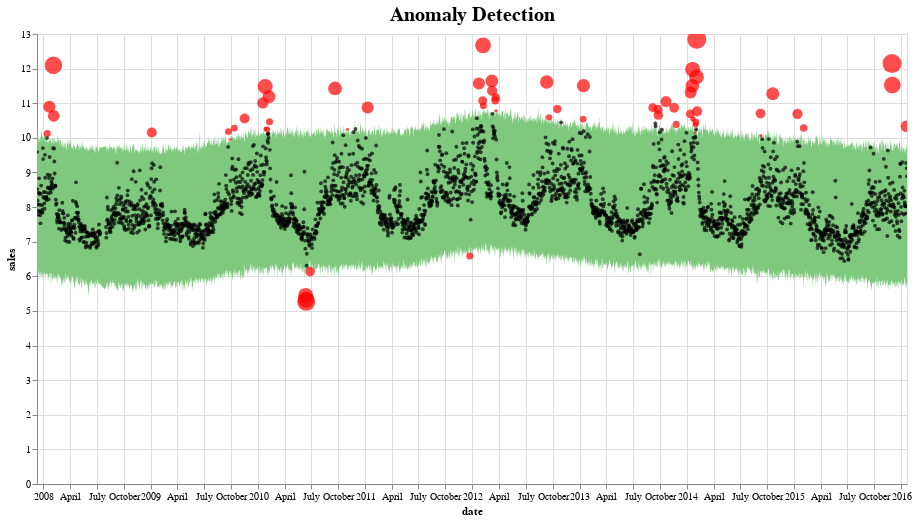

Here is the notebook cell this chart was saved with:
### Code cell
import pandas as pd
import os
import matplotlib.pyplot as plt
from read_dataframe import read_dataframe
from fit_predict_model import fit_predict_model
from detect_anomalies import detect_anomalies
from plot_anomalies import plot_anomalies


path_examples = os.path.abspath("../examples")
df = read_dataframe(path_examples, data_idx=2)

pred = fit_predict_model(df)
pred = detect_anomalies(pred)
plot_anomalies(pred)

### Figure 1 — Vega-Lite specification as saved in the notebook (floating-point values rounded to 4 significant figures; data arrays with more than 128 entries replaced by an {"elided": "..."} marker saying what was removed)
{"config": {"view": {"continuousWidth": 400, "continuousHeight": 300}, "title": {"fontSize": 20}}, "layer": [{"data": {"name": "data-97d4747622516d54414945df1ea848a5"}, "mark": {"type": "area", "color": "#7FC97F", "interpolate": "basis"}, "encoding": {"tooltip": [{"type": "temporal", "field": "ds"}, {"type": "quantitative", "field": "fact"}, {"type": "quantitative", "field": "yhat_lower"}, {"type": "quantitative", "field": "yhat_upper"}], "x": {"type": "temporal", "field": "ds", "title": "date"}, "y": {"type": "quantitative", "field": "yhat_upper"}, "y2": {"field": "yhat_lower"}}, "selection": {"selector007": {"type": "interval", "bind": "scales", "encodings": ["x", "y"]}}, "title": "Anomaly Detection"}, {"data": {"name": "data-6ade14fe62269d1b77d61a117083b9eb"}, "mark": {"type": "circle", "color": "Black", "opacity": 0.7, "size": 15}, "encoding": {"tooltip": [{"type": "temporal", "field": "ds"}, {"type": "quantitative", "field": "fact"}, {"type": "quantitative", "field": "yhat_lower"}, {"type": "quantitative", "field": "yhat_upper"}], "x": {"type": "temporal", "field": "ds"}, "y": {"type": "quantitative", "field": "fact", "title": "sales"}}, "selection": {"selector008": {"type": "interval", "bind": "scales", "encodings": ["x", "y"]}}}, {"data": {"name": "data-0f2ee30562abadb12955f0fc0ca0aaa2"}, "mark": {"type": "circle", "color": "Red", "size": 30}, "encoding": {"size": {"type": "quantitative", "field": "importance", "legend": null}, "tooltip": [{"type": "temporal", "field": "ds"}, {"type": "quantitative", "field": "fact"}, {"type": "quantitative", "field": "yhat_lower"}, {"type": "quantitative", "field": "yhat_upper"}], "x": {"type": "temporal", "field": "ds"}, "y": {"type": "quantitative", "field": "fact", "title": "sales"}}, "selection": {"selector009": {"type": "interval", "bind": "scales", "encodings": ["x", "y"]}}}], "height": 450, "width": 870, "$schema": "https://vega.github.io/schema/vega-lite/v4.8.1.json", "datasets": {"data-97d4747622516d54414945df1ea848a5": {"elided": "2905 records"}, "data-6ade14fe62269d1b77d61a117083b9eb": {"elided": "2843 records"}, "data-0f2ee30562abadb12955f0fc0ca0aaa2": [{"ds": "2008-01-14T00:00:00", "trend": 7.988, "yhat": 7.988, "yhat_lower": 6.071, "yhat_upper": 9.856, "fact": 10.13, "anomaly": 1, "importance": 0.02681}, {"ds": "2008-01-21T00:00:00", "trend": 7.975, "yhat": 7.975, "yhat_lower": 6.002, "yhat_upper": 9.982, "fact": 10.9, "anomaly": 1, "importance": 0.084}, {"ds": "2008-02-04T00:00:00", "trend": 7.95, "yhat": 7.95, "yhat_lower": 6.097, "yhat_upper": 9.998, "fact": 12.1, "anomaly": 1, "importance": 0.1735}, {"ds": "2008-02-05T00:00:00", "trend": 7.948, "yhat": 7.948, "yhat_lower": 6.014, "yhat_upper": 9.811, "fact": 10.64, "anomaly": 1, "importance": 0.07752}, {"ds": "2009-01-04T00:00:00", "trend": 7.708, "yhat": 7.708, "yhat_lower": 5.67, "yhat_upper": 9.585, "fact": 10.15, "anomaly": 1, "importance": 0.05605}, {"ds": "2009-09-22T00:00:00", "trend": 8.006, "yhat": 8.006, "yhat_lower": 5.826, "yhat_upper": 9.916, "fact": 10.18, "anomaly": 1, "importance": 0.0259}, {"ds": "2009-09-28T00:00:00", "trend": 8.017, "yhat": 8.017, "yhat_lower": 6.151, "yhat_upper": 9.934, "fact": 9.949, "anomaly": 1, "importance": 0.001491}, {"ds": "2009-10-12T00:00:00", "trend": 8.043, "yhat": 8.043, "yhat_lower": 6.402, "yhat_upper": 10.02, "fact": 10.28, "anomaly": 1, "importance": 0.02499}, {"ds": "2009-11-16T00:00:00", "trend": 8.092, "yhat": 8.092, "yhat_lower": 6.202, "yhat_upper": 9.971, "fact": 10.56, "anomaly": 1, "importance": 0.05563}, {"ds": "2010-01-17T00:00:00", "trend": 8.159, "yhat": 8.159, "yhat_lower": 5.948, "yhat_upper": 10.21, "fact": 11.01, "anomaly": 1, "importance": 0.07262}, {"ds": "2010-01-25T00:00:00", "trend": 8.167, "yhat": 8.167, "yhat_lower": 6.25, "yhat_upper": 9.993, "fact": 11.48, "anomaly": 1, "importance": 0.1298}, {"ds": "2010-01-26T00:00:00", "trend": 8.168, "yhat": 8.168, "yhat_lower": 6.252, "yhat_upper": 10.19, "fact": 10.26, "anomaly": 1, "importance": 0.007123}, {"ds": "2010-02-01T00:00:00", "trend": 8.174, "yhat": 8.174, "yhat_lower": 6.137, "yhat_upper": 10.04, "fact": 10.24, "anomaly": 1, "importance": 0.01943}, {"ds": "2010-02-07T00:00:00", "trend": 8.175, "yhat": 8.175, "yhat_lower": 6.312, "yhat_upper": 10.15, "fact": 11.19, "anomaly": 1, "importance": 0.09346}, {"ds": "2010-02-09T00:00:00", "trend": 8.175, "yhat": 8.175, "yhat_lower": 6.092, "yhat_upper": 10.18, "fact": 10.46, "anomaly": 1, "importance": 0.02669}, {"ds": "2010-06-12T00:00:00", "trend": 8.192, "yhat": 8.192, "yhat_lower": 6.158, "yhat_upper": 10.07, "fact": 5.447, "anomaly": -1, "importance": 0.1307}, {"ds": "2010-06-13T00:00:00", "trend": 8.192, "yhat": 8.192, "yhat_lower": 6.103, "yhat_upper": 10.04, "fact": 5.323, "anomaly": -1, "importance": 0.1466}, {"ds": "2010-06-14T00:00:00", "trend": 8.192, "yhat": 8.192, "yhat_lower": 6.238, "yhat_upper": 10.27, "fact": 5.263, "anomaly": -1, "importance": 0.1854}, {"ds": "2010-06-27T00:00:00", "trend": 8.194, "yhat": 8.194, "yhat_lower": 6.461, "yhat_upper": 10.02, "fact": 6.138, "anomaly": -1, "importance": 0.05265}, {"ds": "2010-09-20T00:00:00", "trend": 8.205, "yhat": 8.205, "yhat_lower": 6.238, "yhat_upper": 10.2, "fact": 11.43, "anomaly": 1, "importance": 0.1075}, {"ds": "2010-11-02T00:00:00", "trend": 8.211, "yhat": 8.211, "yhat_lower": 6.184, "yhat_upper": 10.22, "fact": 10.25, "anomaly": 1, "importance": 0.002334}, {"ds": "2011-01-09T00:00:00", "trend": 8.218, "yhat": 8.218, "yhat_lower": 6.207, "yhat_upper": 9.983, "fact": 10.88, "anomaly": 1, "importance": 0.08228}, {"ds": "2011-12-23T00:00:00", "trend": 8.693, "yhat": 8.693, "yhat_lower": 6.769, "yhat_upper": 10.64, "fact": 6.586, "anomaly": -1, "importance": 0.02782}, {"ds": "2012-01-23T00:00:00", "trend": 8.729, "yhat": 8.729, "yhat_lower": 6.855, "yhat_upper": 10.61, "fact": 11.57, "anomaly": 1, "importance": 0.08292}, {"ds": "2012-02-05T00:00:00", "trend": 8.744, "yhat": 8.744, "yhat_lower": 6.62, "yhat_upper": 10.58, "fact": 11.08, "anomaly": 1, "importance": 0.04438}, {"ds": "2012-02-06T00:00:00", "trend": 8.745, "yhat": 8.745, "yhat_lower": 6.838, "yhat_upper": 10.85, "fact": 12.67, "anomaly": 1, "importance": 0.1441}, {"ds": "2012-02-07T00:00:00", "trend": 8.747, "yhat": 8.747, "yhat_lower": 6.922, "yhat_upper": 10.64, "fact": 10.92, "anomaly": 1, "importance": 0.02563}, {"ds": "2012-03-07T00:00:00", "trend": 8.759, "yhat": 8.759, "yhat_lower": 6.902, "yhat_upper": 10.57, "fact": 11.64, "anomaly": 1, "importance": 0.09246}, {"ds": "2012-03-08T00:00:00", "trend": 8.758, "yhat": 8.758, "yhat_lower": 6.863, "yhat_upper": 10.69, "fact": 11.36, "anomaly": 1, "importance": 0.05916}, {"ds": "2012-03-19T00:00:00", "trend": 8.745, "yhat": 8.745, "yhat_lower": 6.838, "yhat_upper": 10.65, "fact": 11.08, "anomaly": 1, "importance": 0.0389}, {"ds": "2012-03-20T00:00:00", "trend": 8.744, "yhat": 8.744, "yhat_lower": 6.803, "yhat_upper": 10.77, "fact": 11.17, "anomaly": 1, "importance": 0.03579}, {"ds": "2012-03-21T00:00:00", "trend": 8.742, "yhat": 8.742, "yhat_lower": 6.465, "yhat_upper": 10.75, "fact": 10.78, "anomaly": 1, "importance": 0.00258}, {"ds": "2012-09-10T00:00:00", "trend": 8.538, "yhat": 8.538, "yhat_lower": 6.374, "yhat_upper": 10.43, "fact": 11.61, "anomaly": 1, "importance": 0.102}, {"ds": "2012-09-18T00:00:00", "trend": 8.528, "yhat": 8.528, "yhat_lower": 6.681, "yhat_upper": 10.38, "fact": 10.59, "anomaly": 1, "importance": 0.02025}, {"ds": "2012-10-16T00:00:00", "trend": 8.495, "yhat": 8.495, "yhat_lower": 6.595, "yhat_upper": 10.4, "fact": 10.83, "anomaly": 1, "importance": 0.03952}, {"ds": "2013-01-12T00:00:00", "trend": 8.391, "yhat": 8.391, "yhat_lower": 6.441, "yhat_upper": 10.29, "fact": 10.54, "anomaly": 1, "importance": 0.02419}, {"ds": "2013-01-13T00:00:00", "trend": 8.39, "yhat": 8.39, "yhat_lower": 6.454, "yhat_upper": 10.37, "fact": 11.51, "anomaly": 1, "importance": 0.09843}, {"ds": "2013-09-06T00:00:00", "trend": 8.271, "yhat": 8.271, "yhat_lower": 6.392, "yhat_upper": 10.42, "fact": 10.87, "anomaly": 1, "importance": 0.0414}, {"ds": "2013-09-24T00:00:00", "trend": 8.281, "yhat": 8.281, "yhat_lower": 6.456, "yhat_upper": 10.31, "fact": 10.82, "anomaly": 1, "importance": 0.04723}, {"ds": "2013-09-25T00:00:00", "trend": 8.281, "yhat": 8.281, "yhat_lower": 6.502, "yhat_upper": 10.11, "fact": 10.66, "anomaly": 1, "importance": 0.05145}, {"ds": "2013-10-21T00:00:00", "trend": 8.296, "yhat": 8.296, "yhat_lower": 6.239, "yhat_upper": 10.28, "fact": 11.05, "anomaly": 1, "importance": 0.0691}, {"ds": "2013-11-18T00:00:00", "trend": 8.311, "yhat": 8.311, "yhat_lower": 6.067, "yhat_upper": 10.29, "fact": 10.87, "anomaly": 1, "importance": 0.05324}, {"ds": "2013-11-25T00:00:00", "trend": 8.315, "yhat": 8.315, "yhat_lower": 6.236, "yhat_upper": 10.11, "fact": 10.39, "anomaly": 1, "importance": 0.02703}, {"ds": "2014-01-12T00:00:00", "trend": 8.287, "yhat": 8.287, "yhat_lower": 6.248, "yhat_upper": 10.24, "fact": 10.69, "anomaly": 1, "importance": 0.04196}, {"ds": "2014-01-13T00:00:00", "trend": 8.286, "yhat": 8.286, "yhat_lower": 6.481, "yhat_upper": 10.39, "fact": 11.31, "anomaly": 1, "importance": 0.0811}, {"ds": "2014-01-19T00:00:00", "trend": 8.279, "yhat": 8.279, "yhat_lower": 6.19, "yhat_upper": 10.27, "fact": 11.5, "anomaly": 1, "importance": 0.1076}, {"ds": "2014-01-20T00:00:00", "trend": 8.278, "yhat": 8.278, "yhat_lower": 6.053, "yhat_upper": 10.42, "fact": 11.98, "anomaly": 1, "importance": 0.1301}, {"ds": "2014-01-21T00:00:00", "trend": 8.277, "yhat": 8.277, "yhat_lower": 6.464, "yhat_upper": 10.38, "fact": 10.54, "anomaly": 1, "importance": 0.01545}, {"ds": "2014-01-27T00:00:00", "trend": 8.27, "yhat": 8.27, "yhat_lower": 6.402, "yhat_upper": 10.13, "fact": 10.14, "anomaly": 1, "importance": 0.0009743}, {"ds": "2014-01-30T00:00:00", "trend": 8.266, "yhat": 8.266, "yhat_lower": 6.32, "yhat_upper": 10.22, "fact": 10.38, "anomaly": 1, "importance": 0.01593}, {"ds": "2014-01-31T00:00:00", "trend": 8.265, "yhat": 8.265, "yhat_lower": 6.247, "yhat_upper": 10.19, "fact": 10.45, "anomaly": 1, "importance": 0.02481}, {"ds": "2014-02-02T00:00:00", "trend": 8.263, "yhat": 8.263, "yhat_lower": 6.272, "yhat_upper": 10.29, "fact": 11.76, "anomaly": 1, "importance": 0.1252}, {"ds": "2014-02-03T00:00:00", "trend": 8.262, "yhat": 8.262, "yhat_lower": 6.333, "yhat_upper": 10.17, "fact": 12.85, "anomaly": 1, "importance": 0.2083}, {"ds": "2014-02-04T00:00:00", "trend": 8.261, "yhat": 8.261, "yhat_lower": 6.166, "yhat_upper": 10.14, "fact": 10.77, "anomaly": 1, "importance": 0.05796}, {"ds": "2014-09-08T00:00:00", "trend": 8.058, "yhat": 8.058, "yhat_lower": 6.129, "yhat_upper": 10.13, "fact": 10.7, "anomaly": 1, "importance": 0.05331}, {"ds": "2014-09-09T00:00:00", "trend": 8.057, "yhat": 8.057, "yhat_lower": 6.163, "yhat_upper": 10.02, "fact": 10.06, "anomaly": 1, "importance": 0.004094}, {"ds": "2014-10-20T00:00:00", "trend": 8.03, "yhat": 8.03, "yhat_lower": 6.177, "yhat_upper": 10.2, "fact": 11.27, "anomaly": 1, "importance": 0.09542}, {"ds": "2015-01-12T00:00:00", "trend": 7.975, "yhat": 7.975, "yhat_lower": 6.156, "yhat_upper": 10.06, "fact": 10.69, "anomaly": 1, "importance": 0.05912}, {"ds": "2015-02-02T00:00:00", "trend": 7.961, "yhat": 7.961, "yhat_lower": 5.625, "yhat_upper": 9.963, "fact": 10.28, "anomaly": 1, "importance": 0.03111}, {"ds": "2015-11-30T00:00:00", "trend": 7.762, "yhat": 7.762, "yhat_lower": 5.676, "yhat_upper": 9.638, "fact": 12.15, "anomaly": 1, "importance": 0.2067}, {"ds": "2015-12-01T00:00:00", "trend": 7.761, "yhat": 7.761, "yhat_lower": 5.93, "yhat_upper": 9.672, "fact": 11.52, "anomaly": 1, "importance": 0.1606}, {"ds": "2016-01-18T00:00:00", "trend": 7.729, "yhat": 7.729, "yhat_lower": 5.811, "yhat_upper": 9.539, "fact": 10.33, "anomaly": 1, "importance": 0.0769}]}}
